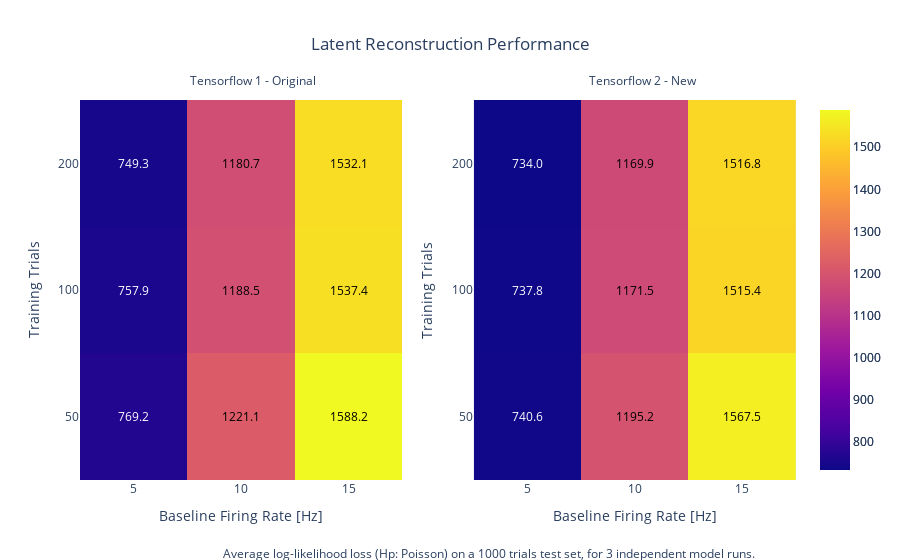
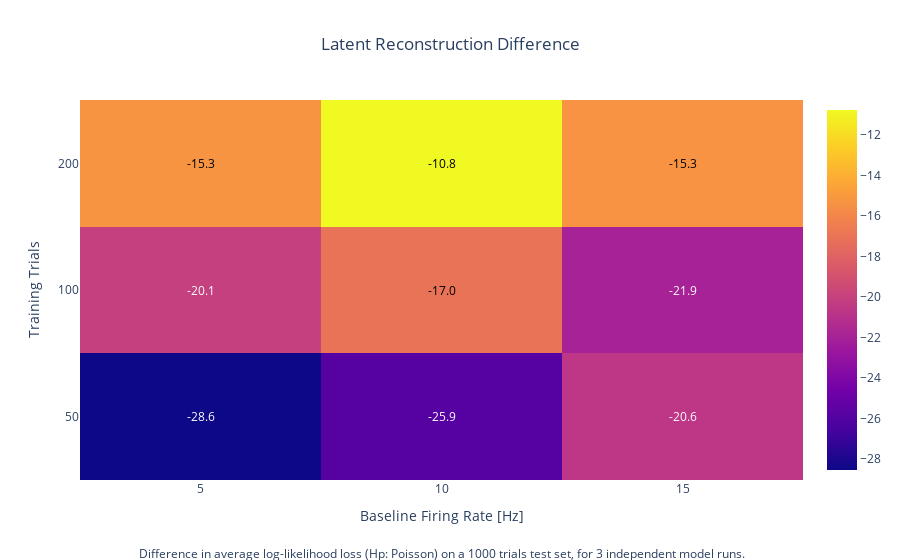

The code cell stored with these charts, in order, in its notebook:
### Code cell
new_avg_likelihood = pd.pivot_table(new_df, values='test_likelihood', index=['trials'],
                                    columns=['baseline_rate'], aggfunc=np.mean)
new_avg_likelihood.head()
old_avg_likelihood = pd.pivot_table(old_df, values='test_likelihood', index=['trials'],
                                    columns=['baseline_rate'], aggfunc=np.mean)

zmin=min([new_avg_likelihood.values.min(), old_avg_likelihood.values.min()])
zmax=max([new_avg_likelihood.values.max(), old_avg_likelihood.values.max()])
text_func=np.vectorize(lambda x: '%.1f' % x)
fig = make_subplots(rows=1, cols=2)

fig.add_trace(
    go.Heatmap(
        z=old_avg_likelihood.values,
        x=['%d' % (x) for x in old_avg_likelihood.columns.tolist()],
        y=['%d' % (x) for x in old_avg_likelihood.index.tolist()],
        zmin=zmin,
        zmax=zmax),
    row=1, col=1
)

fig.add_trace(
    go.Heatmap(
        z=new_avg_likelihood.values,
        x=['%d' % (x) for x in new_avg_likelihood.columns.tolist()],
        y=['%d' % (x) for x in new_avg_likelihood.index.tolist()],
        zmin=zmin,
        zmax=zmax),
    row=1, col=2
)

col_switch = max(np.max(old_avg_likelihood.values), np.max(new_avg_likelihood.values)) * col_switch_pct + \
    min(np.min(old_avg_likelihood.values), np.min(new_avg_likelihood.values)) * (1-col_switch_pct)

fig.update_layout(
    title_text='Latent Reconstruction Performance', title_x=0.5,
    annotations=[
    dict(
        showarrow=False,
        x=iy,
        y=ix,
        xref='x1',
        font=dict(color='black' if 
                  (old_avg_likelihood.iloc[ix, iy]) > col_switch
                  else 'white', size=12),
        text='%.1f' % (old_avg_likelihood.iloc[ix, iy])) 
        for ix,iy in np.ndindex(old_avg_likelihood.values.shape)] + [
    dict(
        showarrow=False,
        x=iy,
        y=ix,
        xref='x2',
        font=dict(color='black' if 
                  (new_avg_likelihood.iloc[ix, iy]) > col_switch
                  else 'white', size=12),
        text='%.1f' % (new_avg_likelihood.iloc[ix, iy])) 
        for ix,iy in np.ndindex(new_avg_likelihood.values.shape)] +
    [
        dict(
            showarrow=False,
            xref='x domain',
            x=2.1,
            yref='y domain',
            y=-0.22,
            text='Average log-likelihood loss (Hp: Poisson) on a 1000 trials test set, for 3 independent model runs.'),
        dict(
            showarrow=False,
            xref='x domain',
            x=0.74,
            yref='y domain',
            y=1.08,
            text='Tensorflow 1 - Original'),
        dict(
            showarrow=False,
            xref='x domain',
            x=1.92,
            yref='y domain',
            y=1.08,
            text='Tensorflow 2 - New'),
    ])
fig['layout']['xaxis1'].update(title='Baseline Firing Rate [Hz]')
fig['layout']['xaxis2'].update(title='Baseline Firing Rate [Hz]')
fig['layout']['yaxis1'].update(title='Training Trials')
fig['layout']['yaxis2'].update(title='Training Trials')

fig_diff = make_subplots(rows=1, cols=1)

fig_diff.add_trace(
    go.Heatmap(
        z=new_avg_likelihood.values - old_avg_likelihood.values,
        x=['%d' % (x) for x in new_avg_likelihood.columns.tolist()],
        y=['%d' % (x) for x in new_avg_likelihood.index.tolist()]),
    row=1, col=1
)

col_switch = np.max((new_avg_likelihood - old_avg_likelihood).values) * col_switch_pct + \
    np.min((new_avg_likelihood - old_avg_likelihood).values) * (1-col_switch_pct)

fig_diff.update_layout(
    title_text='Latent Reconstruction Difference', title_x=0.5,
    annotations=[
    dict(
        showarrow=False,
        x=iy,
        y=ix,
        xref='x1',
        font=dict(color='black' if 
                  (new_avg_likelihood.iloc[ix, iy] - old_avg_likelihood.iloc[ix, iy]) > col_switch
                  else 'white', size=12),
        text='%.1f' % (new_avg_likelihood.iloc[ix, iy] - old_avg_likelihood.iloc[ix, iy])) 
        for ix,iy in np.ndindex(old_avg_likelihood.values.shape)] +
    [
        dict(
            showarrow=False,
            xref='x domain',
            x=0.5,
            yref='y domain',
            y=-0.22,
            text='Difference in average log-likelihood loss (Hp: Poisson) on a 1000 trials test set, for 3 independent model runs.'),
    ])
fig_diff['layout']['xaxis1'].update(title='Baseline Firing Rate [Hz]')
fig_diff['layout']['yaxis1'].update(title='Training Trials')

fig.show()
fig.write_image('results/lorenz_grid_lfads_new_vs_old/likelihood.pdf', width=900, height=540)

fig_diff.show()
fig_diff.write_image('results/lorenz_grid_lfads_new_vs_old/likelihood_diff.pdf', width=900, height=540)

### Figure 1 — Plotly figure (JSON) as saved in the notebook; plotly's stock layout.template omitted (floating-point values rounded to 4 significant figures)
{"data": [{"type": "heatmap", "x": ["5", "10", "15"], "xaxis": "x", "y": ["50", "100", "200"], "yaxis": "y", "z": [[769.2, 1221.0, 1588.0], [757.9, 1189.0, 1537.0], [749.3, 1181.0, 1532.0]], "zmax": 1588.0, "zmin": 734.0}, {"type": "heatmap", "x": ["5", "10", "15"], "xaxis": "x2", "y": ["50", "100", "200"], "yaxis": "y2", "z": [[740.6, 1195.0, 1568.0], [737.8, 1171.0, 1515.0], [734.0, 1170.0, 1517.0]], "zmax": 1588.0, "zmin": 734.0}], "layout": {"annotations": [{"font": {"color": "white", "size": 12}, "showarrow": false, "text": "769.2", "x": 0, "xref": "x", "y": 0}, {"font": {"color": "black", "size": 12}, "showarrow": false, "text": "1221.1", "x": 1, "xref": "x", "y": 0}, {"font": {"color": "black", "size": 12}, "showarrow": false, "text": "1588.2", "x": 2, "xref": "x", "y": 0}, {"font": {"color": "white", "size": 12}, "showarrow": false, "text": "757.9", "x": 0, "xref": "x", "y": 1}, {"font": {"color": "black", "size": 12}, "showarrow": false, "text": "1188.5", "x": 1, "xref": "x", "y": 1}, {"font": {"color": "black", "size": 12}, "showarrow": false, "text": "1537.4", "x": 2, "xref": "x", "y": 1}, {"font": {"color": "white", "size": 12}, "showarrow": false, "text": "749.3", "x": 0, "xref": "x", "y": 2}, {"font": {"color": "black", "size": 12}, "showarrow": false, "text": "1180.7", "x": 1, "xref": "x", "y": 2}, {"font": {"color": "black", "size": 12}, "showarrow": false, "text": "1532.1", "x": 2, "xref": "x", "y": 2}, {"font": {"color": "white", "size": 12}, "showarrow": false, "text": "740.6", "x": 0, "xref": "x2", "y": 0}, {"font": {"color": "black", "size": 12}, "showarrow": false, "text": "1195.2", "x": 1, "xref": "x2", "y": 0}, {"font": {"color": "black", "size": 12}, "showarrow": false, "text": "1567.5", "x": 2, "xref": "x2", "y": 0}, {"font": {"color": "white", "size": 12}, "showarrow": false, "text": "737.8", "x": 0, "xref": "x2", "y": 1}, {"font": {"color": "black", "size": 12}, "showarrow": false, "text": "1171.5", "x": 1, "xref": "x2", "y": 1}, {"font": {"color": "black", "size": 12}, "showarrow": false, "text": "1515.4", "x": 2, "xref": "x2", "y": 1}, {"font": {"color": "white", "size": 12}, "showarrow": false, "text": "734.0", "x": 0, "xref": "x2", "y": 2}, {"font": {"color": "black", "size": 12}, "showarrow": false, "text": "1169.9", "x": 1, "xref": "x2", "y": 2}, {"font": {"color": "black", "size": 12}, "showarrow": false, "text": "1516.8", "x": 2, "xref": "x2", "y": 2}, {"showarrow": false, "text": "Average log-likelihood loss (Hp: Poisson) on a 1000 trials test set, for 3 independent model runs.", "x": 2.1, "xref": "x domain", "y": -0.22, "yref": "y domain"}, {"showarrow": false, "text": "Tensorflow 1 - Original", "x": 0.74, "xref": "x domain", "y": 1.08, "yref": "y domain"}, {"showarrow": false, "text": "Tensorflow 2 - New", "x": 1.92, "xref": "x domain", "y": 1.08, "yref": "y domain"}], "title": {"text": "Latent Reconstruction Performance", "x": 0.5}, "xaxis": {"anchor": "y", "domain": [0, 0.45], "title": {"text": "Baseline Firing Rate [Hz]"}}, "xaxis2": {"anchor": "y2", "domain": [0.55, 1], "title": {"text": "Baseline Firing Rate [Hz]"}}, "yaxis": {"anchor": "x", "domain": [0, 1], "title": {"text": "Training Trials"}}, "yaxis2": {"anchor": "x2", "domain": [0, 1], "title": {"text": "Training Trials"}}}}

### Figure 2 — Plotly figure (JSON) as saved in the notebook; plotly's stock layout.template omitted (floating-point values rounded to 4 significant figures)
{"data": [{"type": "heatmap", "x": ["5", "10", "15"], "xaxis": "x", "y": ["50", "100", "200"], "yaxis": "y", "z": [[-28.55, -25.87, -20.64], [-20.11, -17.05, -21.94], [-15.28, -10.75, -15.33]]}], "layout": {"annotations": [{"font": {"color": "white", "size": 12}, "showarrow": false, "text": "-28.6", "x": 0, "xref": "x", "y": 0}, {"font": {"color": "white", "size": 12}, "showarrow": false, "text": "-25.9", "x": 1, "xref": "x", "y": 0}, {"font": {"color": "white", "size": 12}, "showarrow": false, "text": "-20.6", "x": 2, "xref": "x", "y": 0}, {"font": {"color": "white", "size": 12}, "showarrow": false, "text": "-20.1", "x": 0, "xref": "x", "y": 1}, {"font": {"color": "black", "size": 12}, "showarrow": false, "text": "-17.0", "x": 1, "xref": "x", "y": 1}, {"font": {"color": "white", "size": 12}, "showarrow": false, "text": "-21.9", "x": 2, "xref": "x", "y": 1}, {"font": {"color": "black", "size": 12}, "showarrow": false, "text": "-15.3", "x": 0, "xref": "x", "y": 2}, {"font": {"color": "black", "size": 12}, "showarrow": false, "text": "-10.8", "x": 1, "xref": "x", "y": 2}, {"font": {"color": "black", "size": 12}, "showarrow": false, "text": "-15.3", "x": 2, "xref": "x", "y": 2}, {"showarrow": false, "text": "Difference in average log-likelihood loss (Hp: Poisson) on a 1000 trials test set, for 3 independent model runs.", "x": 0.5, "xref": "x domain", "y": -0.22, "yref": "y domain"}], "title": {"text": "Latent Reconstruction Difference", "x": 0.5}, "xaxis": {"anchor": "y", "domain": [0, 1], "title": {"text": "Baseline Firing Rate [Hz]"}}, "yaxis": {"anchor": "x", "domain": [0, 1], "title": {"text": "Training Trials"}}}}
